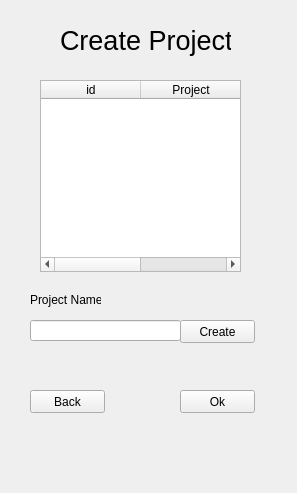
<?xml version="1.0" encoding="UTF-8"?>
<ui version="4.0">
 <class>MainWindow</class>
 <widget class="QMainWindow" name="MainWindow">
  <property name="geometry">
   <rect>
    <x>0</x>
    <y>0</y>
    <width>297</width>
    <height>493</height>
   </rect>
  </property>
  <property name="windowTitle">
   <string>MainWindow</string>
  </property>
  <widget class="QWidget" name="centralwidget">
   <widget class="QLineEdit" name="Project_name_text">
    <property name="geometry">
     <rect>
      <x>30</x>
      <y>320</y>
      <width>151</width>
      <height>21</height>
     </rect>
    </property>
   </widget>
   <widget class="QPushButton" name="Create_Button">
    <property name="geometry">
     <rect>
      <x>180</x>
      <y>320</y>
      <width>75</width>
      <height>23</height>
     </rect>
    </property>
    <property name="text">
     <string>Create</string>
    </property>
   </widget>
   <widget class="QLabel" name="H1">
    <property name="geometry">
     <rect>
      <x>60</x>
      <y>20</y>
      <width>171</width>
      <height>41</height>
     </rect>
    </property>
    <property name="font">
     <font>
      <pointsize>20</pointsize>
     </font>
    </property>
    <property name="text">
     <string>Create Project</string>
    </property>
   </widget>
   <widget class="QLabel" name="H2">
    <property name="geometry">
     <rect>
      <x>30</x>
      <y>290</y>
      <width>71</width>
      <height>20</height>
     </rect>
    </property>
    <property name="text">
     <string>Project Name</string>
    </property>
   </widget>
   <widget class="QPushButton" name="Back_Button">
    <property name="geometry">
     <rect>
      <x>30</x>
      <y>390</y>
      <width>75</width>
      <height>23</height>
     </rect>
    </property>
    <property name="text">
     <string>Back</string>
    </property>
   </widget>
   <widget class="QLabel" name="Error_lable">
    <property name="geometry">
     <rect>
      <x>10</x>
      <y>180</y>
      <width>311</width>
      <height>21</height>
     </rect>
    </property>
    <property name="text">
     <string/>
    </property>
   </widget>
   <widget class="QTableWidget" name="table">
    <property name="geometry">
     <rect>
      <x>40</x>
      <y>80</y>
      <width>201</width>
      <height>192</height>
     </rect>
    </property>
    <column>
     <property name="text">
      <string>id</string>
     </property>
    </column>
    <column>
     <property name="text">
      <string>Project</string>
     </property>
    </column>
   </widget>
   <widget class="QPushButton" name="Ok_Button">
    <property name="geometry">
     <rect>
      <x>180</x>
      <y>390</y>
      <width>75</width>
      <height>23</height>
     </rect>
    </property>
    <property name="text">
     <string>Ok</string>
    </property>
   </widget>
  </widget>
 </widget>
 <resources/>
 <connections/>
</ui>
